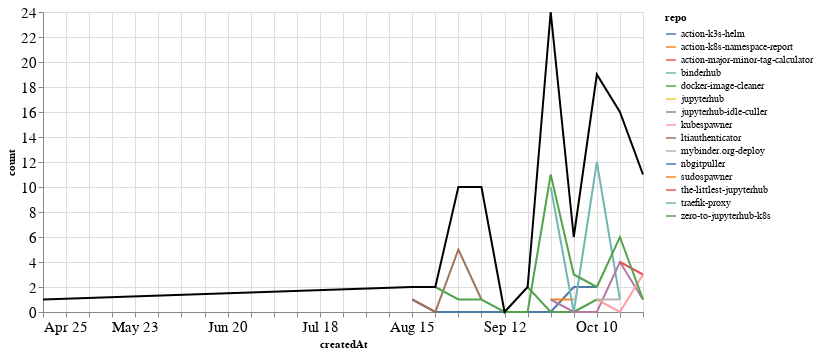

The code cell stored with this chart in its notebook:
### Markdown cell above
### PRs

### Code cell
prs_time = prs.groupby('repo').resample('W', on='createdAt').count()['author'].reset_index()
prs_time = prs_time.rename(columns={'author': 'count'})
prs_time_total = prs_time.groupby('createdAt').agg({"count": "sum"}).reset_index()

ch1 = alt.Chart(prs_time, width=600).mark_line().encode(
    x='createdAt',
    y='count',
    color='repo',
    tooltip="repo"
)

ch2 = alt.Chart(prs_time_total, width=600).mark_line(color="black").encode(
    x='createdAt',
    y='count',
)

ch1 + ch2

### Figure 1 — Vega-Lite specification as saved in the notebook (floating-point values rounded to 4 significant figures)
{"config": {"axisLeft": {"labelFontSize": 15}, "axisBottom": {"labelFontSize": 15}}, "layer": [{"data": {"name": "data-adf1a5a0d4e1998675efbc32caf86373"}, "mark": "line", "encoding": {"color": {"type": "nominal", "field": "repo"}, "tooltip": {"type": "nominal", "field": "repo"}, "x": {"type": "temporal", "field": "createdAt"}, "y": {"type": "quantitative", "field": "count"}}, "width": 600}, {"data": {"name": "data-4395cbcbfcc526b593099dc46482b0d6"}, "mark": {"type": "line", "color": "black"}, "encoding": {"x": {"type": "temporal", "field": "createdAt"}, "y": {"type": "quantitative", "field": "count"}}, "width": 600}], "$schema": "https://vega.github.io/schema/vega-lite/v4.8.1.json", "datasets": {"data-adf1a5a0d4e1998675efbc32caf86373": [{"repo": "action-k3s-helm", "createdAt": "2021-08-15T00:00:00", "count": 1}, {"repo": "action-k3s-helm", "createdAt": "2021-08-22T00:00:00", "count": 0}, {"repo": "action-k3s-helm", "createdAt": "2021-08-29T00:00:00", "count": 0}, {"repo": "action-k3s-helm", "createdAt": "2021-09-05T00:00:00", "count": 0}, {"repo": "action-k3s-helm", "createdAt": "2021-09-12T00:00:00", "count": 0}, {"repo": "action-k3s-helm", "createdAt": "2021-09-19T00:00:00", "count": 0}, {"repo": "action-k3s-helm", "createdAt": "2021-09-26T00:00:00", "count": 0}, {"repo": "action-k3s-helm", "createdAt": "2021-10-03T00:00:00", "count": 2}, {"repo": "action-k3s-helm", "createdAt": "2021-10-10T00:00:00", "count": 2}, {"repo": "action-k8s-namespace-report", "createdAt": "2021-09-26T00:00:00", "count": 1}, {"repo": "action-k8s-namespace-report", "createdAt": "2021-10-03T00:00:00", "count": 1}, {"repo": "action-major-minor-tag-calculator", "createdAt": "2021-09-26T00:00:00", "count": 1}, {"repo": "binderhub", "createdAt": "2021-09-26T00:00:00", "count": 10}, {"repo": "binderhub", "createdAt": "2021-10-03T00:00:00", "count": 0}, {"repo": "binderhub", "createdAt": "2021-10-10T00:00:00", "count": 12}, {"repo": "binderhub", "createdAt": "2021-10-17T00:00:00", "count": 1}, {"repo": "docker-image-cleaner", "createdAt": "2021-09-19T00:00:00", "count": 2}, {"repo": "docker-image-cleaner", "createdAt": "2021-09-26T00:00:00", "count": 0}, {"repo": "docker-image-cleaner", "createdAt": "2021-10-03T00:00:00", "count": 0}, {"repo": "docker-image-cleaner", "createdAt": "2021-10-10T00:00:00", "count": 1}, {"repo": "jupyterhub", "createdAt": "2021-08-29T00:00:00", "count": 4}, {"repo": "jupyterhub-idle-culler", "createdAt": "2021-09-26T00:00:00", "count": 1}, {"repo": "jupyterhub-idle-culler", "createdAt": "2021-10-03T00:00:00", "count": 0}, {"repo": "jupyterhub-idle-culler", "createdAt": "2021-10-10T00:00:00", "count": 0}, {"repo": "jupyterhub-idle-culler", "createdAt": "2021-10-17T00:00:00", "count": 4}, {"repo": "jupyterhub-idle-culler", "createdAt": "2021-10-24T00:00:00", "count": 1}, {"repo": "kubespawner", "createdAt": "2021-10-10T00:00:00", "count": 1}, {"repo": "kubespawner", "createdAt": "2021-10-17T00:00:00", "count": 0}, {"repo": "kubespawner", "createdAt": "2021-10-24T00:00:00", "count": 3}, {"repo": "ltiauthenticator", "createdAt": "2021-08-15T00:00:00", "count": 1}, {"repo": "ltiauthenticator", "createdAt": "2021-08-22T00:00:00", "count": 0}, {"repo": "ltiauthenticator", "createdAt": "2021-08-29T00:00:00", "count": 5}, {"repo": "ltiauthenticator", "createdAt": "2021-09-05T00:00:00", "count": 1}, {"repo": "mybinder.org-deploy", "createdAt": "2021-10-10T00:00:00", "count": 1}, {"repo": "mybinder.org-deploy", "createdAt": "2021-10-17T00:00:00", "count": 1}, {"repo": "nbgitpuller", "createdAt": "2021-09-05T00:00:00", "count": 8}, {"repo": "sudospawner", "createdAt": "2021-04-25T00:00:00", "count": 1}, {"repo": "the-littlest-jupyterhub", "createdAt": "2021-10-17T00:00:00", "count": 4}, {"repo": "the-littlest-jupyterhub", "createdAt": "2021-10-24T00:00:00", "count": 3}, {"repo": "traefik-proxy", "createdAt": "2021-10-24T00:00:00", "count": 3}, {"repo": "zero-to-jupyterhub-k8s", "createdAt": "2021-08-22T00:00:00", "count": 2}, {"repo": "zero-to-jupyterhub-k8s", "createdAt": "2021-08-29T00:00:00", "count": 1}, {"repo": "zero-to-jupyterhub-k8s", "createdAt": "2021-09-05T00:00:00", "count": 1}, {"repo": "zero-to-jupyterhub-k8s", "createdAt": "2021-09-12T00:00:00", "count": 0}, {"repo": "zero-to-jupyterhub-k8s", "createdAt": "2021-09-19T00:00:00", "count": 0}, {"repo": "zero-to-jupyterhub-k8s", "createdAt": "2021-09-26T00:00:00", "count": 11}, {"repo": "zero-to-jupyterhub-k8s", "createdAt": "2021-10-03T00:00:00", "count": 3}, {"repo": "zero-to-jupyterhub-k8s", "createdAt": "2021-10-10T00:00:00", "count": 2}, {"repo": "zero-to-jupyterhub-k8s", "createdAt": "2021-10-17T00:00:00", "count": 6}, {"repo": "zero-to-jupyterhub-k8s", "createdAt": "2021-10-24T00:00:00", "count": 1}], "data-4395cbcbfcc526b593099dc46482b0d6": [{"createdAt": "2021-04-25T00:00:00", "count": 1}, {"createdAt": "2021-08-15T00:00:00", "count": 2}, {"createdAt": "2021-08-22T00:00:00", "count": 2}, {"createdAt": "2021-08-29T00:00:00", "count": 10}, {"createdAt": "2021-09-05T00:00:00", "count": 10}, {"createdAt": "2021-09-12T00:00:00", "count": 0}, {"createdAt": "2021-09-19T00:00:00", "count": 2}, {"createdAt": "2021-09-26T00:00:00", "count": 24}, {"createdAt": "2021-10-03T00:00:00", "count": 6}, {"createdAt": "2021-10-10T00:00:00", "count": 19}, {"createdAt": "2021-10-17T00:00:00", "count": 16}, {"createdAt": "2021-10-24T00:00:00", "count": 11}]}}
